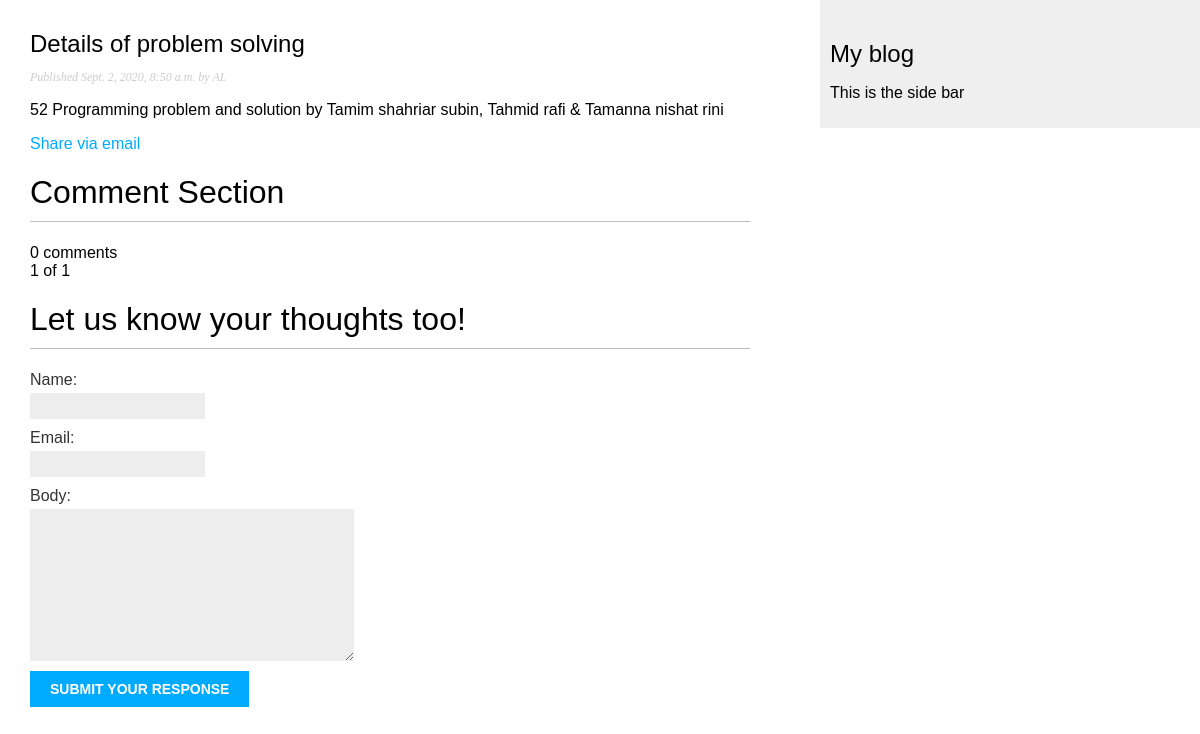
/2020/9/2/problem-solving/, run on an earlier commit of the app's database.
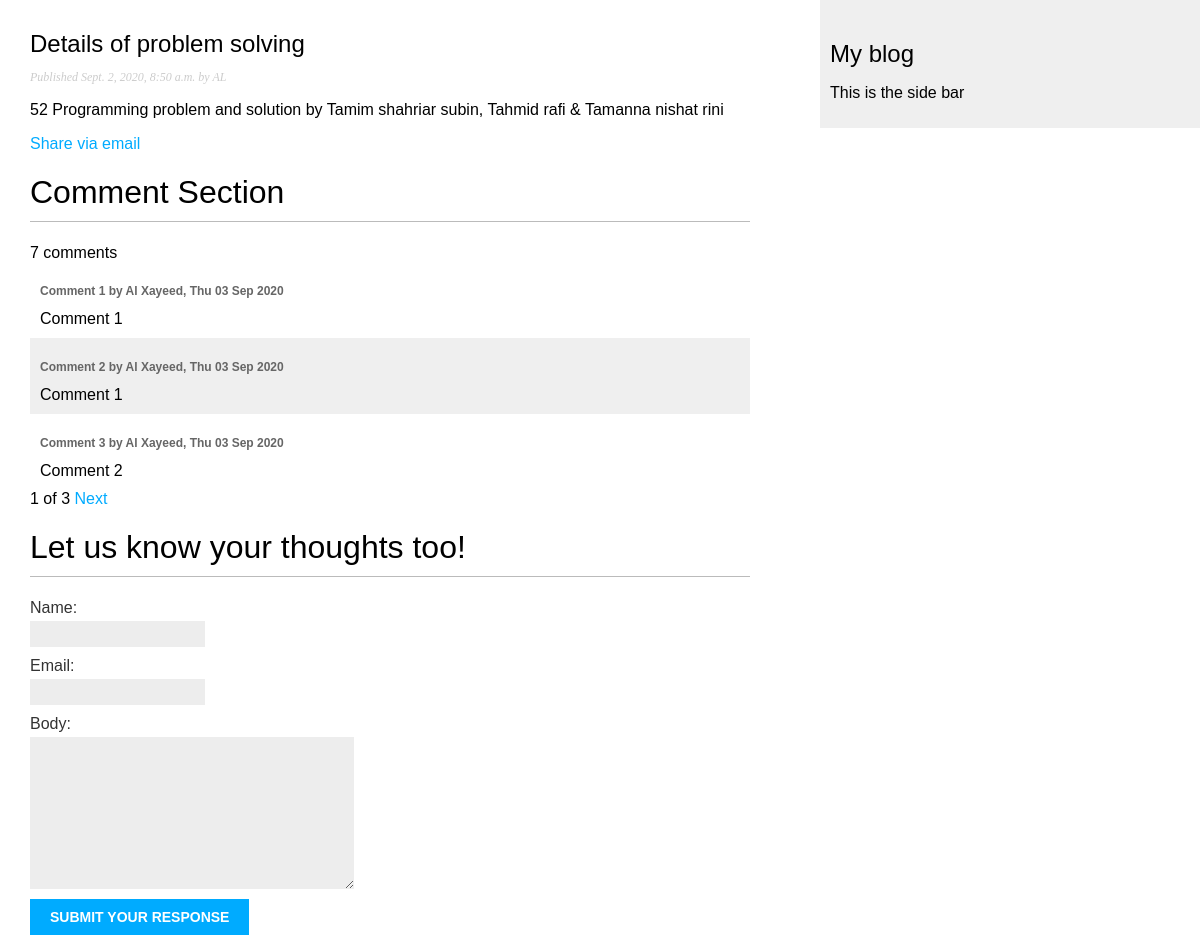
And on a later commit of the database.
### blog/models.py (models this page shows, shortened)
class Post(models.Model):
    STATUS_CHOICES = (
        ('draft', 'Draft'),
        ('published', 'Published')
    )
    title = models.CharField(max_length=250)
    slug = models.SlugField(max_length=250,
                            unique_for_date='publish')
    author = models.ForeignKey(User, on_delete=models.CASCADE,
                               related_name='blog_post')
    body = models.TextField()
    publish = models.DateTimeField(default=timezone.now)
    created = models.DateTimeField(auto_now_add=True)
    updated = models.DateTimeField(auto_now=True)
    status = models.CharField(max_length=10,
                              choices=STATUS_CHOICES,
                              default='draft')
    class Meta:
        ordering = ('-publish',)
    objects = models.Manager()  # default manager
    published = PublishedManager()

class Comment(models.Model):
    post = models.ForeignKey(
        Post, on_delete=models.CASCADE, related_name="comment")
    """ that means,Post object will have a backward relation to Comment object with 'comment' name , eg- post.comment.all()
     (default related_name value will be 'comments_set').
     If related_name value is '+' , or ends with '+', Post will not have backward relation to Comment
     """
    name = models.CharField(max_length=30)
    email = models.EmailField()
    body = models.TextField(max_length=250)
    created = models.DateTimeField(auto_now_add=True)
    active = models.BooleanField(default=True)
    class Meta:
        ordering = ["created"]

### blog/views.py (the view)
def post_details(request, year, month, day, post):
    post = get_object_or_404(Post, slug=post,
                             status='published',
                             publish__year=year,
                             publish__month=month,
                             publish__day=day,
                             )
    comment_made = None
    if request.method == 'POST':
        comment_form = CommentForm(request.POST)
        if comment_form.is_valid():
            comment_made = comment_form.save(commit=False)
            comment_made.post = post  # bind this comment to this post
            comment_made.save()
            print(comment_made.post)
    else:
        comment_form = CommentForm()
    comments = post.comment.filter(active='True')
    paginator = Paginator(comments, 3)
    page = request.GET.get('page')
    try:
        page_comments = paginator.page(page)
    except EmptyPage:
        page_comments = paginator.page(paginator.num_pages)
    except PageNotAnInteger:
        page_comments = paginator.page(1)
    return render(request, 'blog/post/detail.html', {'post': post, 'comment_form': comment_form, 'page_comments': page_comments, 'comment_made': comment_made})

### blog/forms.py
class CommentForm(forms.ModelForm):
    class Meta:
        model = Comment
        fields = ['name', 'email', 'body']

### blog/templates/blog/post/detail.html (shortened to what this page needs)
{% extends 'blog/base.html' %}
{%block content %}
<h2>Details of {{ post.title }}</h2>
<p class="date">Published {{ post.publish }} by {{ post.author|upper }}</p>
{{ post.body|linebreaks }}
<p>
    <a href="{% url 'blog:share_post' post.id %}">
        Share via email
    </a>
</p>
<h1> Comment Section</h1>
{% with page_comments.paginator.object_list.count as total_comment %}
{{ total_comment}} comment{{ total_comment|pluralize }}
{% endwith %}
<br>
{% for comment in page_comments %}
<div class="comment">
    <p class="info">
        Comment {{ forloop.counter }} by {{ comment.name }},
        {{ comment.created|date:'D d M Y' }}
    </p>
    {{ comment.body|truncatewords:10 }}
</div>
{% endfor %}
{% include 'blog/post/paginator.html' with page=page_comments %}
{% if not comment_made %}
<h1>Let us know your thoughts too!</h1>
<form method="POST">
    {{ comment_form }}
    <input type="submit" value="Submit Your Response">
</form>
{% else %}
<h6>Your comment has sucessfully recorded. Thanks for your feedback!</h6>
{% endif %}
{% endblock %}

### blog/templates/blog/base.html (shortened to what this page needs)
{% load static %}
<!DOCTYPE html>
<html lang="en">
  <head>
    <link rel="stylesheet" href="{% static "blog/css/blog.css" %}">
  </head>
  <body>
    <div id="content">{% block content %} {% endblock %}</div>
    <div id="sidebar">
      <h2>My blog</h2>
      <p>This is the side bar</p>
    </div>
  </body>
</html>

### blog/templates/blog/post/paginator.html (shortened to what this page needs)
<div class="paginator">
  <span class="step-links">
    {{ page.number}} of {{ page.paginator.num_pages }}
    {% if page.has_next %}
    <a href="?page={{ page.next_page_number }}">Next</a>
    {% endif %}
  </span>
</div>

### blog/static/blog/css/blog.css (style rules this page uses)
body { margin: 0; padding: 0; font-family: helvetica, sans-serif; }
a { color: #00abff; text-decoration: none; }
h1 { font-weight: normal; border-bottom: 1px solid #bbb; padding: 0 0 10px 0; }
h2 { font-weight: normal; margin: 30px 0 0; }
#content { float: left; width: 60%; padding: 0 0 0 30px; }
#sidebar { float: right; width: 30%; padding: 10px; background: #efefef; height: 100%; }
p.date { color: #ccc; font-family: georgia, serif; font-size: 12px; font-style: italic; }
label { float: left; clear: both; color: #333; margin-bottom: 4px; }
input, textarea { clear: both; float: left; margin: 0 0 10px; background: #ededed; border: 0; padding: 6px 10px; font-size: 12px; }
input[type="submit"] { font-weight: bold; background: #00abff; color: #fff; padding: 10px 20px; font-size: 14px; text-transform: uppercase; }
.comment { padding: 10px; }
.comment:nth-child(even) { background: #efefef; }
.comment .info { font-weight: bold; font-size: 12px; color: #666; }

What changed in the data, as far as the page shows it:
added Comment: name "Al Xayeed", created "Thu 03 Sep 2020", body "Comment 1"
added Comment: name "Al Xayeed", created "Thu 03 Sep 2020", body "Comment 1"
added Comment: name "Al Xayeed", created "Thu 03 Sep 2020", body "Comment 2"
Also different on the page:
{{ total_comment }}: "0" → "7"
{{ page.paginator.num_pages }}: "1" → "3"
text now shown: "Next"
